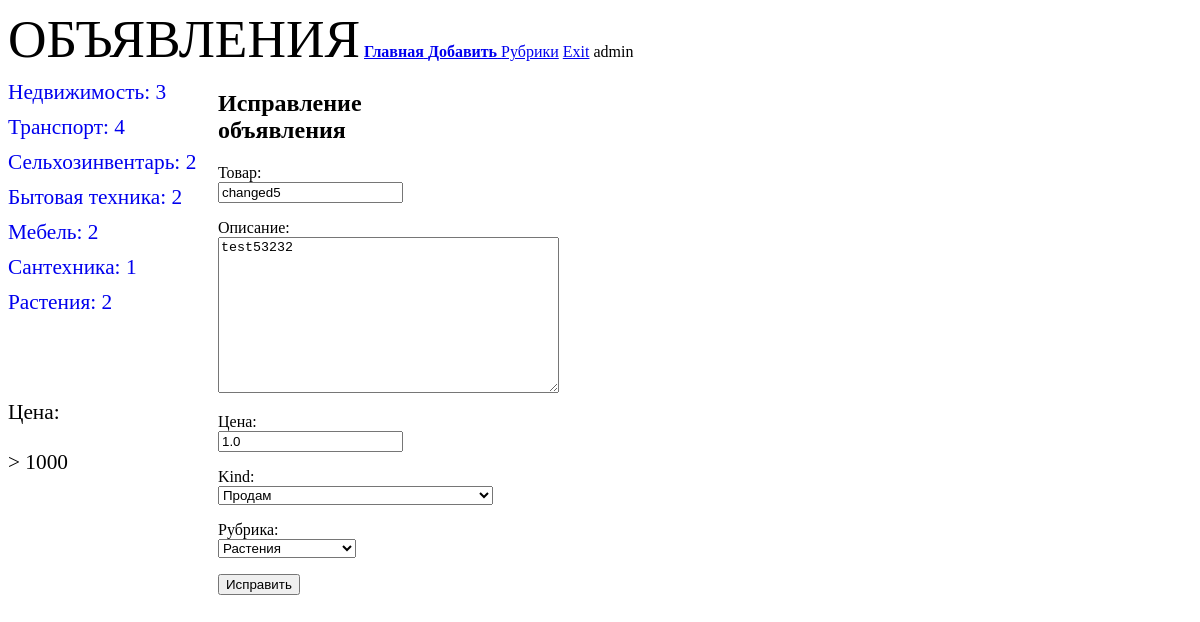
/bboard/edit/24/ (signed in), run on an earlier commit of the app's database.
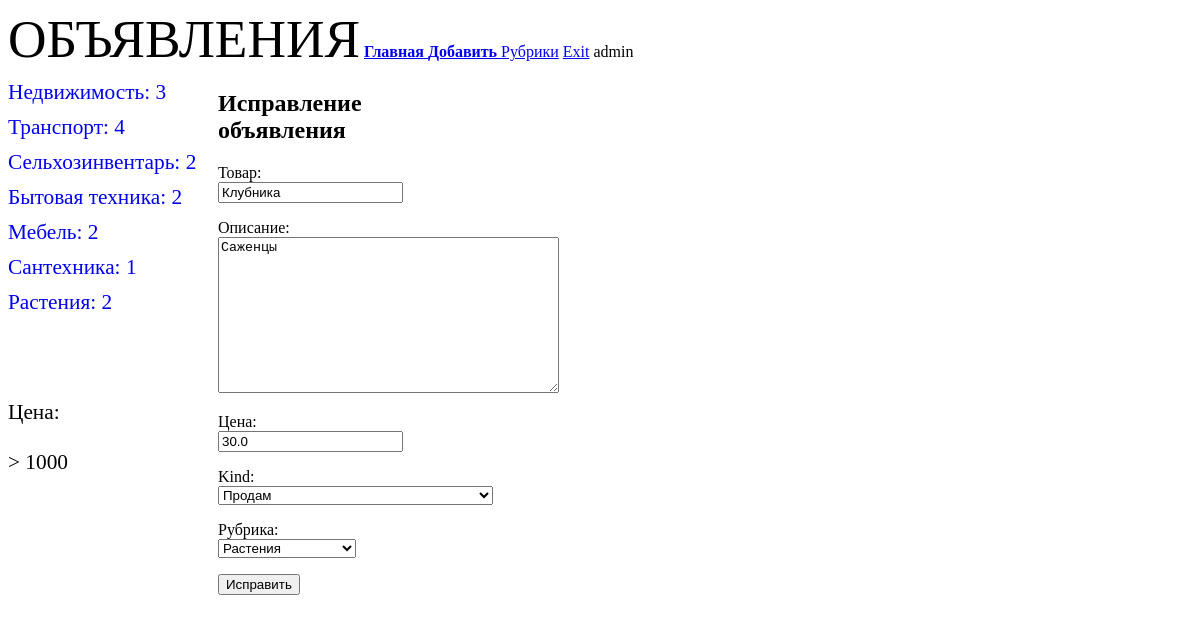
And on a later commit of the database.
### bboard/models.py (models this page shows, shortened)
class Bb(models.Model):
    class Kinds(models.TextChoices):
                    BUY = 'b', 'Куплю'
                    SELL = 's', 'Продам'
                    EXCHANGE = 'с', 'Обменяю'
                    RENT = 'r'
                    __empty__ = 'Выберите тип публикуемого объявления'
    kind = models.CharField(
        max_length=1,choices=Kinds.choices,default=Kinds.SELL
        )
    title = models.CharField(
        max_length=50, verbose_name='Товар',
        validators=[validators.MinLengthValidator(get_min_length)],
                                    )
    content = models.TextField(
        null=True, blank=True, verbose_name='Описание'
        )
    price = models.FloatField(
        null=True, blank=True, verbose_name="Цена",
        )
    published = models.DateTimeField(
        auto_now_add=True, db_index=True, verbose_name="Опубликовано"
        )
    changed = models.DateTimeField(
        auto_now=True, db_index=True, verbose_name="Изменено"
        )
    rubric = models.ForeignKey(
        'Rubric', null=True, on_delete=models.PROTECT, verbose_name='Рубрика',
        limit_choices_to={'show': True} #  limit_choices_to в форме работает но отображается на сайте
        )
    class Meta:
        verbose_name_plural = 'Объявления'
        verbose_name        = 'Объявление'
        ordering            = ['-published']
        unique_together     = ('title', 'price')    # Ограничение на уже имеющуюся комбинацию в БД

### bboard/views.py (the view)
# urls.py: path('edit/<int:pk>/', BbUpdateView.as_view(), name='edit'),
class BbUpdateView(UserPassesTestMixin, UpdateView):
    model = Bb
    form_class = BbForm
    success_url = '/bboard/detail/{id}'
    def get_context_data(self, *args, **kwargs: any):
        context = super().get_context_data(*args, **kwargs)
        context['rc'] = RC
        return context
    def test_func(self):
        return self.request.user.is_staff

### bboard/forms.py
class BbForm(ModelForm):
    class Meta:
        model   = Bb
        fields  = (
                'title',
                'content',
                'price',
                'kind',
                'rubric'
                )

### bboard/models.py (called while the page is built)
    def get_absolute_url(self):
        return f'/bboard/{self.pk}'

    def __str__(self):
        return self.name

### bboard/templates/bboard/bb_form.html (shortened to what this page needs)
{% extends "layout/basic.html" %}
{% block content %}
<h2>Исправление объявления</h2>
<form method="post">
    {% for field in form.visible_fields %}
        <p>{{ field.label_tag }}<br>{{ field }}</br>{{ field.help_text }}</p>
    {% endfor %}
    <p><input type="submit" value="Исправить"></p>
</form>
{% endblock %}

What changed in the data, as far as the page shows it:
changed Bb "Продам": title "changed5" → "Клубника"; content "test53232" → "Саженцы"; price "1.0" → "30.0"
